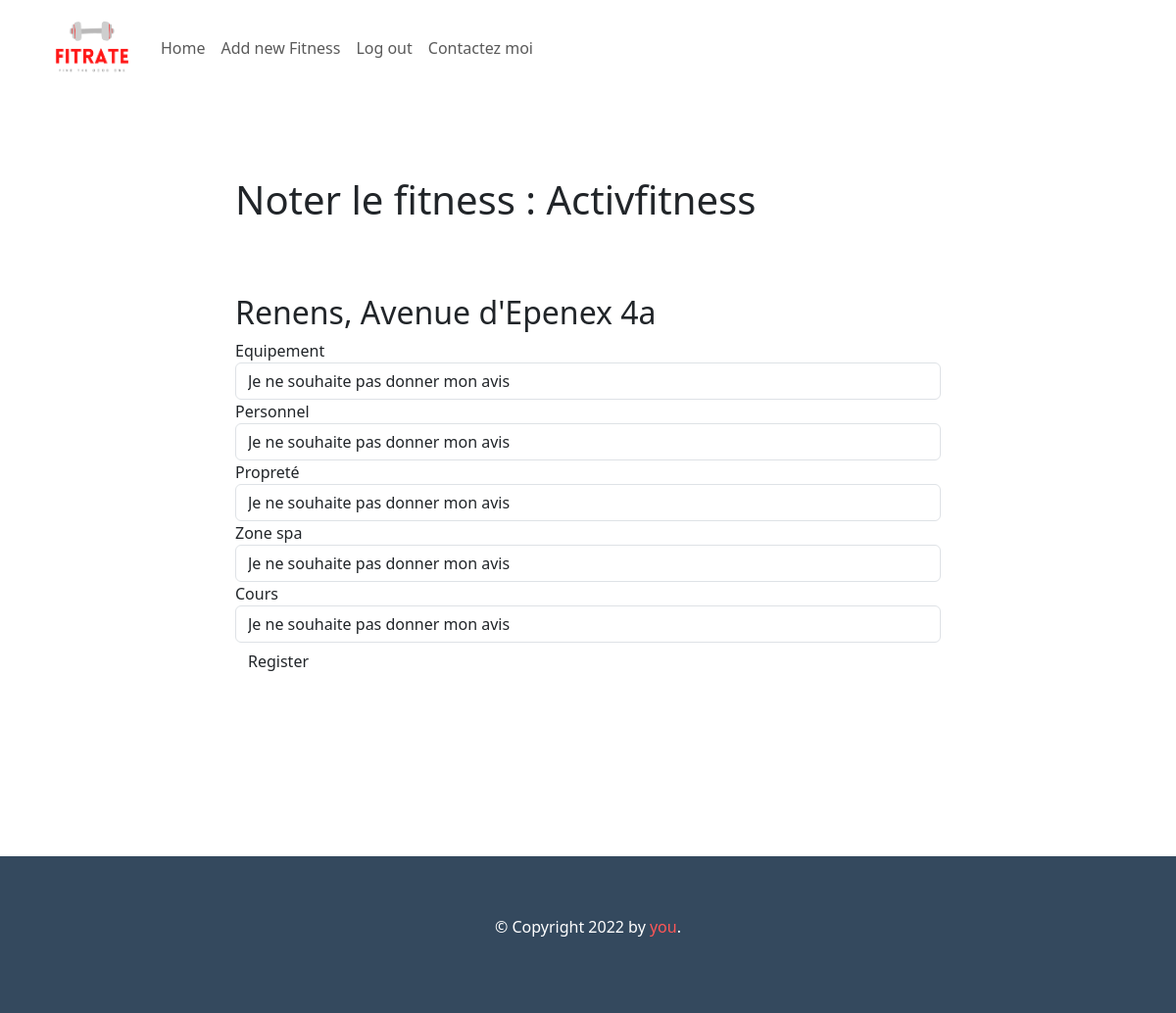
/commenter?id_fitness=1 (signed in), run on an earlier commit of the app's database.
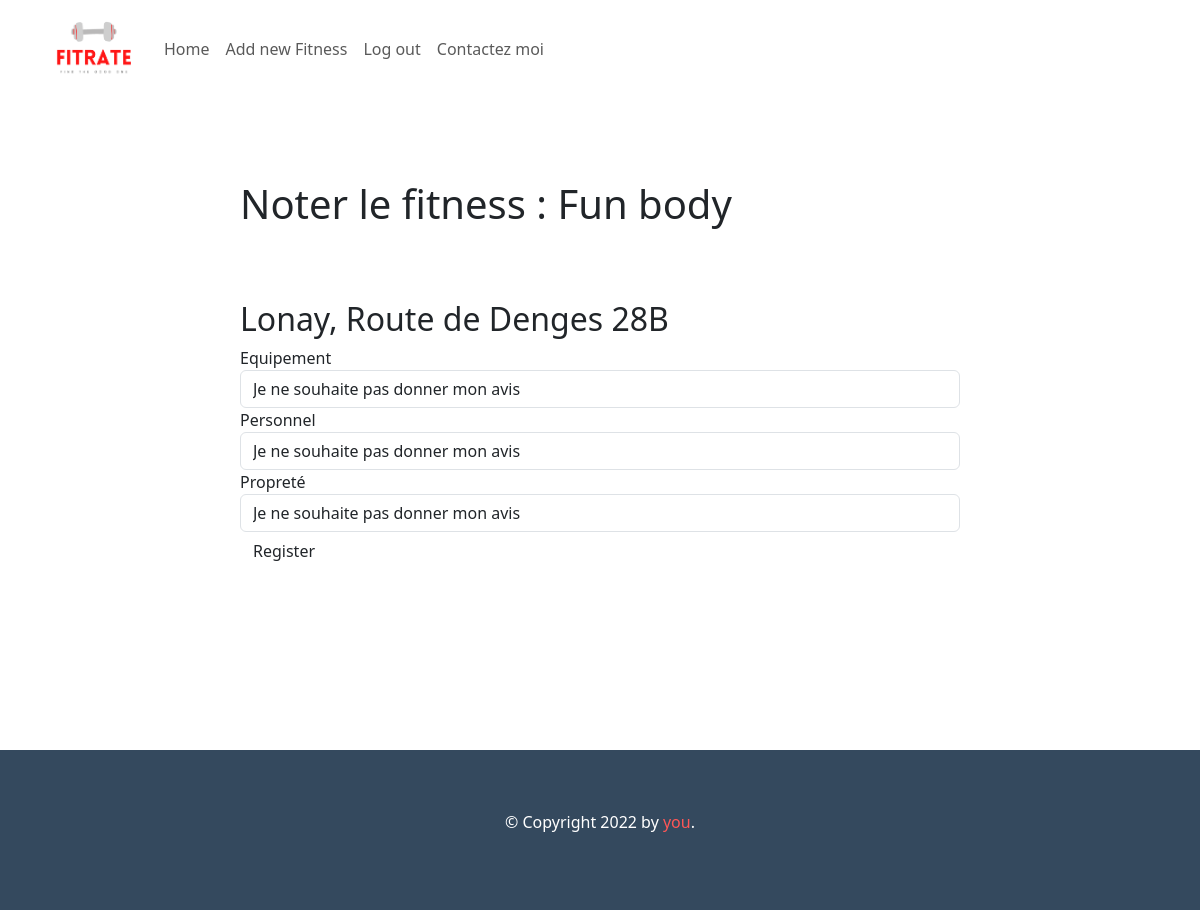
And on a later commit of the database.
### main.py (models this page shows, shortened)
class Fitness(db.Model):
    __tablename__ = 'fitness'
    id = db.Column(db.Integer, primary_key=True)
    name = db.Column(db.String(250), nullable=False)
    adresse = db.Column(db.String(250), nullable=False, unique=True)
    site_url = db.Column(db.String(250), nullable=False, unique=True)
    ville= db.Column(db.String(250), nullable=False)
    code_postal = db.Column(db.Integer)
    url_image = db.Column(db.String(250), nullable=False)
    adresse_url = db.Column(db.String(250), nullable=False)
    note_equipement = db.Column(db.Float(250))
    note_equipement_nombre = db.Column(db.Integer)
    note_personnel = db.Column(db.Float(250))
    note_personnel_nombre = db.Column(db.Integer)
    note_piscine = db.Column(db.Float(250))
    note_piscine_nombre = db.Column(db.Integer)
    note_proprete = db.Column(db.Float(250))
    note_proprete_nombre = db.Column(db.Integer)
    is_cours = db.Column(db.Boolean)
    note_cours = db.Column(db.Float(250))
    note_cours_nombre = db.Column(db.Integer)
    is_spa = db.Column(db.Boolean)
    is_piscine = db.Column(db.Boolean)
    note_spa = db.Column(db.Float(250))
    note_spa_nombre = db.Column(db.Integer)
    prix_mensuel = db.Column(db.Float(250))
    note_general = db.Column(db.Float(250))
    note_general_nombre = db.Column(db.Float(250))
    lundi_ouverture = db.Column(db.String(250), nullable=False)
    mardi_ouverture = db.Column(db.String(250), nullable=False)
    mercredi_ouverture = db.Column(db.String(250), nullable=False)
    jeudi_ouverture = db.Column(db.String(250), nullable=False)
    vendredi_ouverture = db.Column(db.String(250), nullable=False)
    samedi_ouverture = db.Column(db.String(250), nullable=False)
    dimanche_ouverture = db.Column(db.String(250), nullable=False)

### main.py (the view, shortened to what this page needs)
@app.route("/commenter", methods = ["GET", "POST"])
def commenter():
    id = request.args.get("id_fitness")
    fitness = Fitness.query.filter_by(id=id).first()
    form = CommentaireForm()
    return render_template("commenter.html", fitness=fitness, form = form)

### form.py
class CommentaireForm(FlaskForm):
     note_equipement = SelectField("Equipement", choices=["Je ne souhaite pas donner mon avis", '🏋', '🏋🏋', "🏋🏋🏋", "🏋🏋🏋🏋", "🏋🏋🏋🏋🏋"])
     note_personnel = SelectField("Personnel", choices=["Je ne souhaite pas donner mon avis", '🙋',"🙋🙋", "🙋🙋🙋", "🙋🙋🙋🙋", "🙋🙋🙋🙋🙋"])
     note_proprete = SelectField("Propreté", choices=["Je ne souhaite pas donner mon avis",'🧹', "🧹🧹", "🧹🧹🧹", "🧹🧹🧹🧹", "🧹🧹🧹🧹🧹"])
     note_cours = SelectField("Cours", choices=["Je ne souhaite pas donner mon avis", '💪', "💪💪", "💪💪💪", "💪💪💪💪", "💪💪💪💪💪"])
     note_spa = SelectField("Zone spa", choices=["Je ne souhaite pas donner mon avis","💆", "💆💆", "💆💆💆", "💆💆💆💆", "💆💆💆💆💆"])
     note_piscine = SelectField("Piscine", choices=["Je ne souhaite pas donner mon avis", '🏊', "🏊🏊", "🏊🏊🏊", "🏊🏊🏊🏊", "🏊🏊🏊🏊🏊"])
     commenter = SubmitField('Register')

### main.py (called while the page is built)
@login_manager.user_loader
def load_user(user_id):
    return User.query.get(user_id)

### templates/commenter.html (shortened to what this page needs)
{% extends "base.html" %}
{% import "bootstrap/wtf.html" as wtf %}
{% block content %}
    <div class="form">
        <h1>Noter le fitness : {{fitness.name}}</h1>
        <h2>{{fitness.ville}}, {{fitness.adresse}}</h2>
        <form class="form form-horizontal" method="post" role="form">
        {{ wtf.form_field(form.note_equipement) }}
        {{ wtf.form_field(form.note_personnel) }}
        {{ wtf.form_field(form.note_proprete) }}
        {% if fitness.is_spa %}
        {{ wtf.form_field(form.note_spa) }}
        {% endif %}
        {% if fitness.is_cours %}
        {{ wtf.form_field(form.note_cours) }}
        {% endif %}
        {{ wtf.form_field(form.commenter) }}
        </form>
    </div>
{% endblock %}

### templates/base.html (shortened to what this page needs)
<!DOCTYPE html>
<html lang="en">
<head>
    <link href="https://cdn.jsdelivr.net/npm/bootstrap@5.3.0-alpha1/dist/css/bootstrap.min.css" rel="stylesheet">
    <link rel="stylesheet" href="static/style.css"/>
</head>
<body>
<nav class="navbar navbar-expand-lg custom_nav">
  <a class="navbar-brand" href={{url_for('home')}}><img src="static/fitratelogo.png" class="logo" alt=""></a>
  <div class="collapse navbar-collapse" id="navbarNav">
    <ul class="navbar-nav mr-auto">
      <li class="nav-item active">
        <a class="nav-link" href={{url_for("home")}}>Home </a>
      </li>
        {% if current_user.is_authenticated %}
            <li class="nav-item">
            <a class="nav-link" href={{url_for("add_new")}}>Add new Fitness</a>
            </li>
        {% endif %}
      {% if current_user.is_authenticated %}
      <li class="nav-item">
        <a class="nav-link" href={{url_for("log_out")}}>Log out</a>
      </li>
        {% endif %}
      <li class="nav-item">
        <a class="nav-link" href={{url_for("contact")}}>Contactez moi</a>
      </li>
    </ul>
  </div>
</nav>
{% block content %}
    {% endblock %}
   <div id="footer">
        {% block footer %}
       <p class="footer-mention">&copy; Copyright 2022 by <a href="http://domain.invalid/">you</a>.</p>
        {% endblock %}
   </div>
</body>
</html>

### static/style.css (style rules this page uses)
.form { padding: 15% 20%; }
a { text-decoration:none; color:#ff5757; }
.custom_nav { z-index:2; background-color:white; width:100%; position:fixed; margin-bottom:10%; }
.logo { width:90px; margin-left:50px; }
h1 { margin-bottom:10%; }
#footer { color:white; text-align:center; height: auto; background-color:#34495e; width:100%; }
body { display: flex; flex-direction: column; height: 100%; margin: 0; padding: 0; }
form { padding:0px !important; }
.footer-mention { padding:5%; }
.nav-item { margin-auto; }

What changed in the data, as far as the page shows it:
changed Fitness: name "Activfitness" → "Fun body"; ville "Renens" → "Lonay"; adresse "Avenue d'Epenex 4a" → "Route de Denges 28B"; is_spa True → False (drawn); is_cours True → False (drawn)
Also different on the page:
form field note_spa: "Je ne souhaite pas donner mon avis" → (not shown)
form field note_cours: "Je ne souhaite pas donner mon avis" → (not shown)
text no longer shown: "Zone spa Cours"
